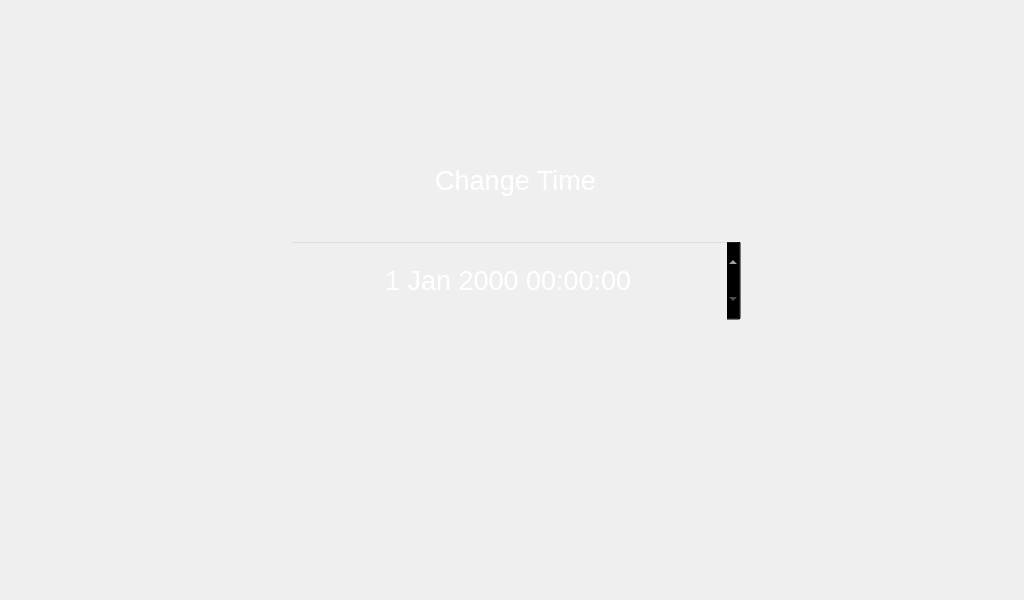
<?xml version="1.0" encoding="UTF-8"?>
<ui version="4.0">
 <class>Settings</class>
 <widget class="QDialog" name="Settings">
  <property name="geometry">
   <rect>
    <x>0</x>
    <y>0</y>
    <width>1024</width>
    <height>600</height>
   </rect>
  </property>
  <property name="sizePolicy">
   <sizepolicy hsizetype="Fixed" vsizetype="Fixed">
    <horstretch>0</horstretch>
    <verstretch>0</verstretch>
   </sizepolicy>
  </property>
  <property name="windowTitle">
   <string>Dialog</string>
  </property>
  <property name="styleSheet">
   <string notr="true">color: rgb(0, 0, 0);</string>
  </property>
  <widget class="QPushButton" name="Save_Changes">
   <property name="geometry">
    <rect>
     <x>410</x>
     <y>360</y>
     <width>201</width>
     <height>81</height>
    </rect>
   </property>
   <property name="focusPolicy">
    <enum>Qt::NoFocus</enum>
   </property>
   <property name="contextMenuPolicy">
    <enum>Qt::NoContextMenu</enum>
   </property>
   <property name="styleSheet">
    <string notr="true">image: url(:/icons/icons/save.png);</string>
   </property>
   <property name="text">
    <string/>
   </property>
   <property name="autoDefault">
    <bool>false</bool>
   </property>
   <property name="flat">
    <bool>true</bool>
   </property>
  </widget>
  <widget class="QPushButton" name="Back_Home">
   <property name="geometry">
    <rect>
     <x>-40</x>
     <y>0</y>
     <width>150</width>
     <height>600</height>
    </rect>
   </property>
   <property name="focusPolicy">
    <enum>Qt::NoFocus</enum>
   </property>
   <property name="contextMenuPolicy">
    <enum>Qt::NoContextMenu</enum>
   </property>
   <property name="styleSheet">
    <string notr="true">image: url(:/icons/icons/home.png);</string>
   </property>
   <property name="text">
    <string/>
   </property>
   <property name="autoDefault">
    <bool>false</bool>
   </property>
   <property name="flat">
    <bool>true</bool>
   </property>
  </widget>
  <widget class="QLabel" name="label">
   <property name="geometry">
    <rect>
     <x>410</x>
     <y>160</y>
     <width>211</width>
     <height>41</height>
    </rect>
   </property>
   <property name="font">
    <font>
     <family>Ubuntu</family>
     <pointsize>20</pointsize>
    </font>
   </property>
   <property name="styleSheet">
    <string notr="true">color: rgb(255, 255, 255);</string>
   </property>
   <property name="text">
    <string>Change Time</string>
   </property>
   <property name="alignment">
    <set>Qt::AlignCenter</set>
   </property>
  </widget>
  <widget class="QDateTimeEdit" name="dateTimeEdit">
   <property name="geometry">
    <rect>
     <x>290</x>
     <y>240</y>
     <width>451</width>
     <height>81</height>
    </rect>
   </property>
   <property name="font">
    <font>
     <family>Ubuntu</family>
     <pointsize>20</pointsize>
     <italic>false</italic>
    </font>
   </property>
   <property name="styleSheet">
    <string notr="true">color: rgb(255, 255, 255);
background: transparent;
</string>
   </property>
   <property name="alignment">
    <set>Qt::AlignCenter</set>
   </property>
  </widget>
 </widget>
 <resources/>
 <connections/>
</ui>
